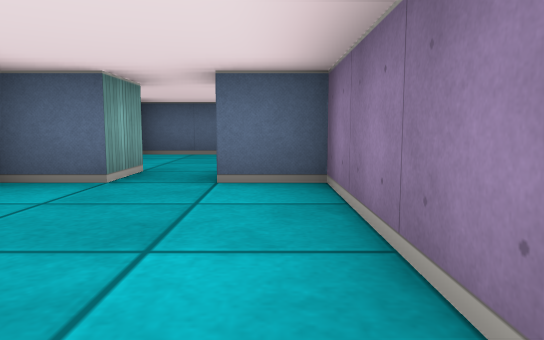
View 1 (above)

22 first-person views from a walk through a cub3D ray-caster map. The camera is about half as high as the walls, tilts 6° down and sees 70° across. The floor is counted in squares. Each view is taken from the middle of a square. On the plan, view 1 faces up. The plan holds only what a view shows up to about 9 squares ahead; the rest is blank.

View 2
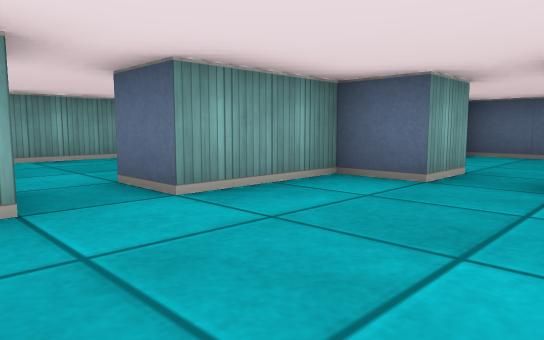

View 3
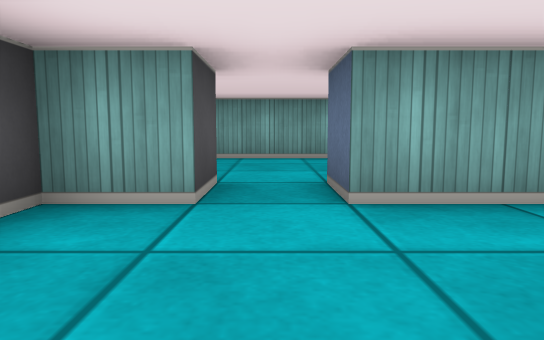

View 4
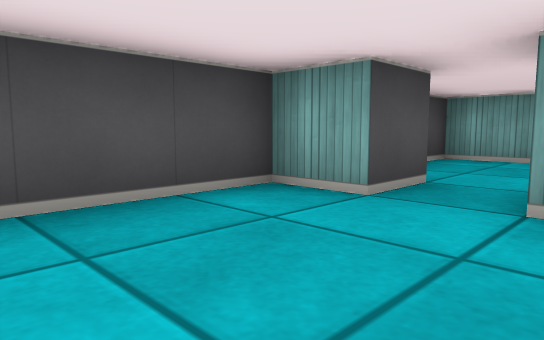

View 5
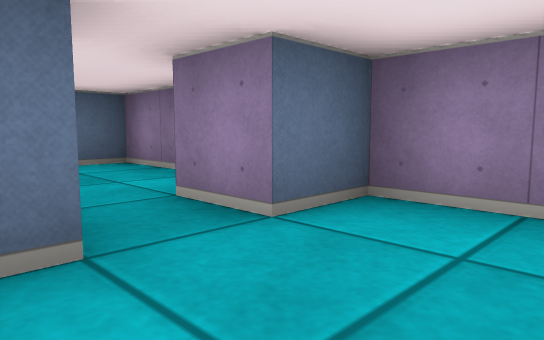

View 6
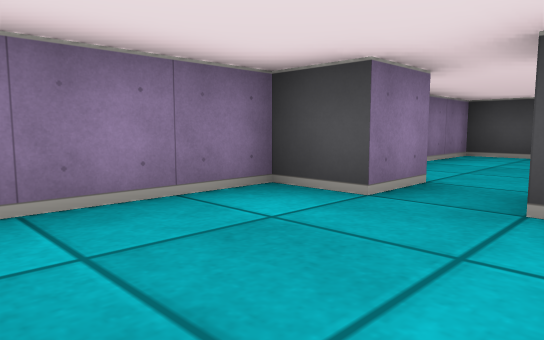

View 7
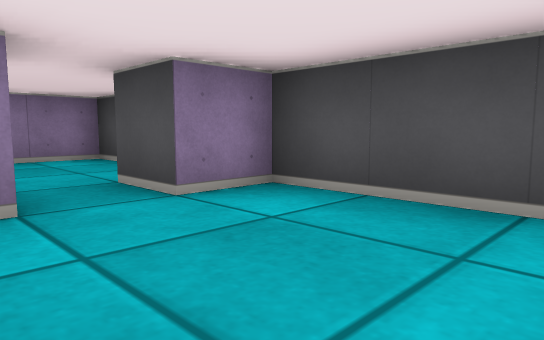

View 8
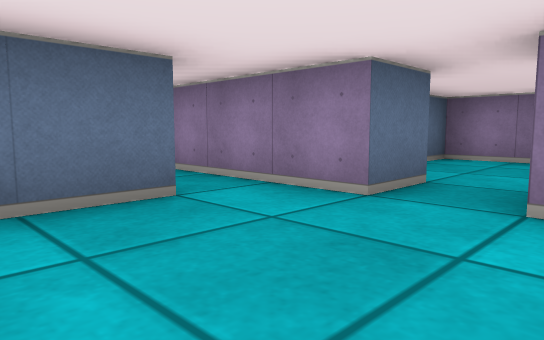

View 9
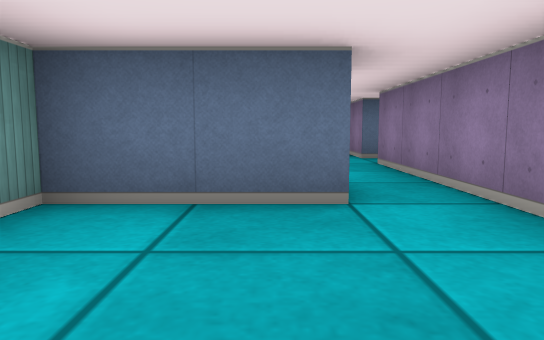

View 10
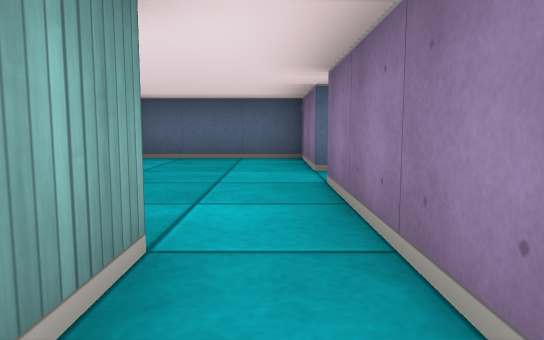

View 11
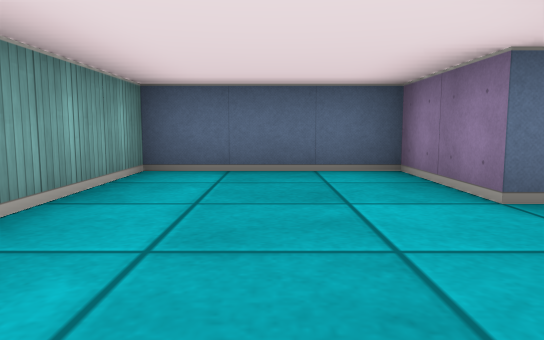

View 12
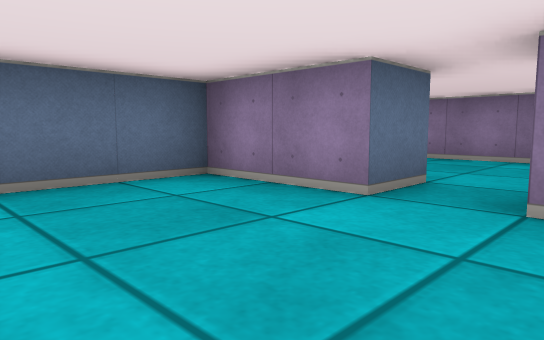

View 13
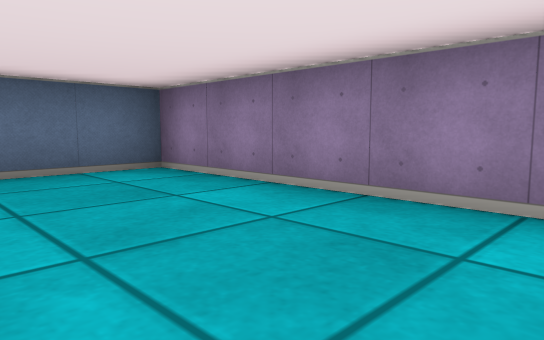

View 14
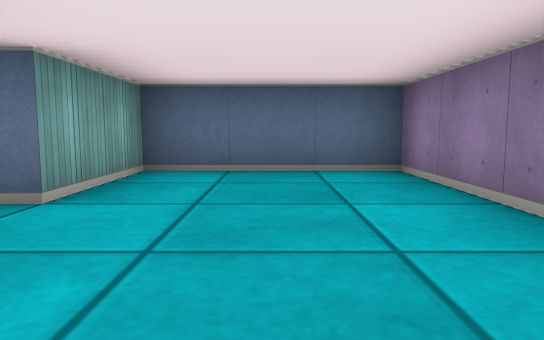

View 15
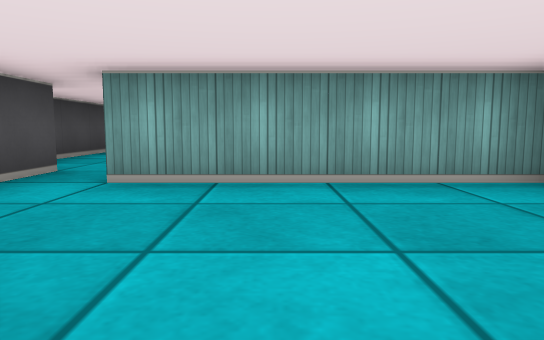

View 16
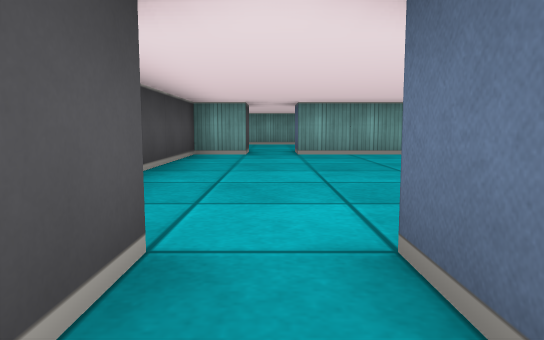

View 17
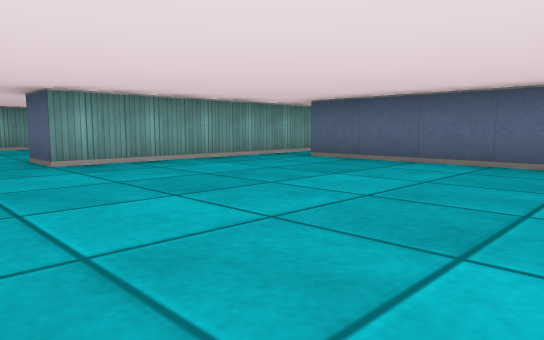

View 18
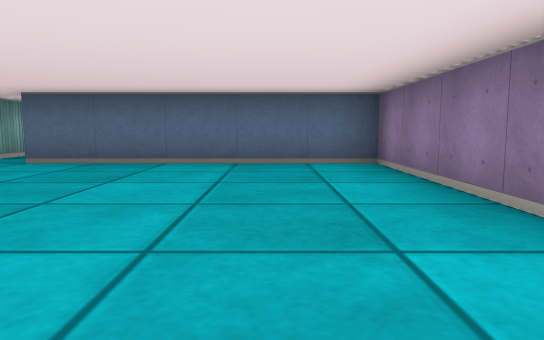

View 19
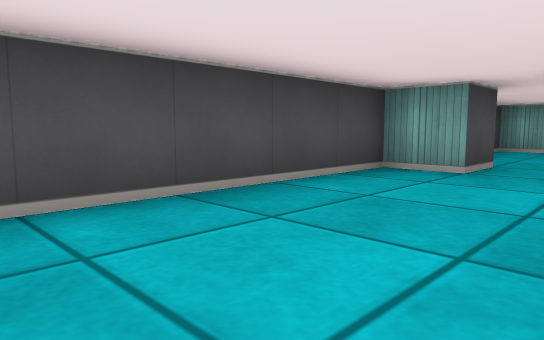

View 20
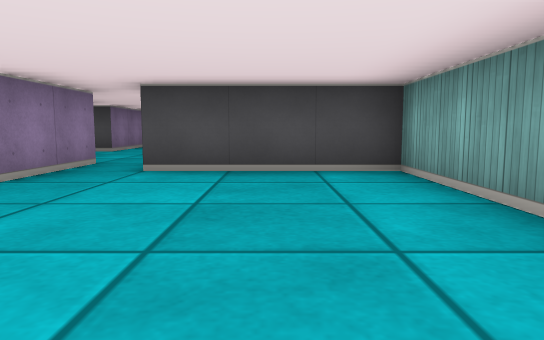

View 21
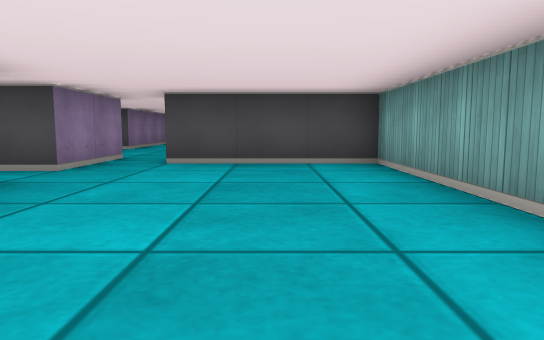

View 22
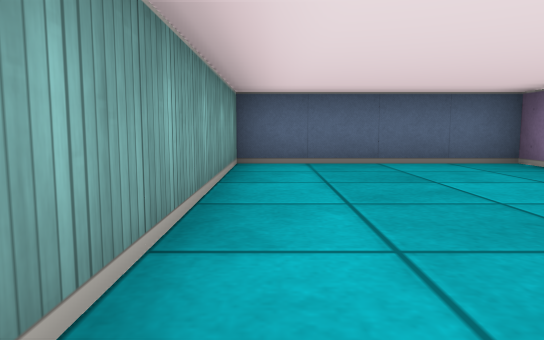

### Floor plan
Ten units are one square. View 1 is at (0, 0); x grows to the right and y downward. Boxes are objects, and circles mark ways between rooms. Rooms are numbered by the first view taken in them; rooms with no view inside come last. Other rooms are left out.
<svg viewBox="-190 -145 200 155">
<path fill="none" stroke="#000" d="M-25 -5 -25 5 5 5 5 -35 -5 -35 -5 -45M-15 -46 -15 -35 -25 -35 -25 -15M-5 -45 5 -45 5 -75 -25 -75M-56 -45 -35 -45 -35 -55 -25 -55M-45 -85 -45 -75 -65 -75 -65 -70M-24 -65 -35 -65 -35 -85M-25 -115 -35 -115 -35 -135 -65 -135 -65 -95M-35 -85 -35 -105M5 -94 5 -135 -25 -135 -25 -115M-75 -100 -75 -135 -125 -135M-75 -85 -65 -85M-65 -95 -75 -95M-135 -85 -135 -75 -92 -75M-135 -134 -135 -95M-135 -95 -145 -95M-145 -129 -145 -135 -185 -135 -185 -75 -155 -75M-145 -65 -145 -85 -135 -85M-36 -5 -25 -5M-65 -29 -65 5 -58 5M-25 -15 -35 -15"/>
<circle cx="-10" cy="-40" r="3" fill="#2a7"/>
<circle cx="-30" cy="-10" r="3" fill="#2a7"/>
<circle cx="-30" cy="-60" r="3" fill="#2a7"/>
<circle cx="-40" cy="-80" r="3" fill="#2a7"/>
<circle cx="-30" cy="-110" r="3" fill="#2a7"/>
<circle cx="-70" cy="-90" r="3" fill="#2a7"/>
<circle cx="-140" cy="-90" r="3" fill="#2a7"/>
<text x="-10" y="-20">1</text>
<text x="-10" y="-60">2</text>
<text x="-50" y="-60">3</text>
<text x="-50" y="-110">4</text>
<text x="-10" y="-110">5</text>
<text x="-100" y="-100">6</text>
<text x="-160" y="-100">7</text>
<text x="-50" y="-10">8</text>
</svg>
Room 1 opens to room 2. Room 1 opens to room 8. Room 2 opens to room 3. Room 3 opens to room 4. Room 4 opens to room 5. Room 4 opens to room 6. Room 6 opens to room 7.

Where each view was taken, in squares from view 1:
view 1: 0 up, 0 right, facing up
view 2: 0 up, 0 right, facing up-left
view 3: 1 up, 0 right, facing left
view 4: 2 up, 0 right, facing down-left
view 5: 2 up, 2 left, facing up-right
view 6: 7 up, 2 left, facing down-right
view 7: 7 up, 6 left, facing down-right
view 8: 5 up, 6 left, facing up-right
view 9: 5 up, 5 left, facing up
view 10: 7 up, 4 left, facing up
view 11: 9 up, 5 left, facing up
view 12: 10 up, 6 left, facing up-right
view 13: 9 up, 2 left, facing up-right
view 14: 9 up, 1 left, facing up
view 15: 11 up, 3 left, facing left
view 16: 9 up, 6 left, facing left
view 17: 8 up, 8 left, facing up-left
view 18: 8 up, 9 left, facing up
view 19: 10 up, 9 left, facing down-left
view 20: 12 up, 17 left, facing down
view 21: 13 up, 17 left, facing down
view 22: 8 up, 18 left, facing up
